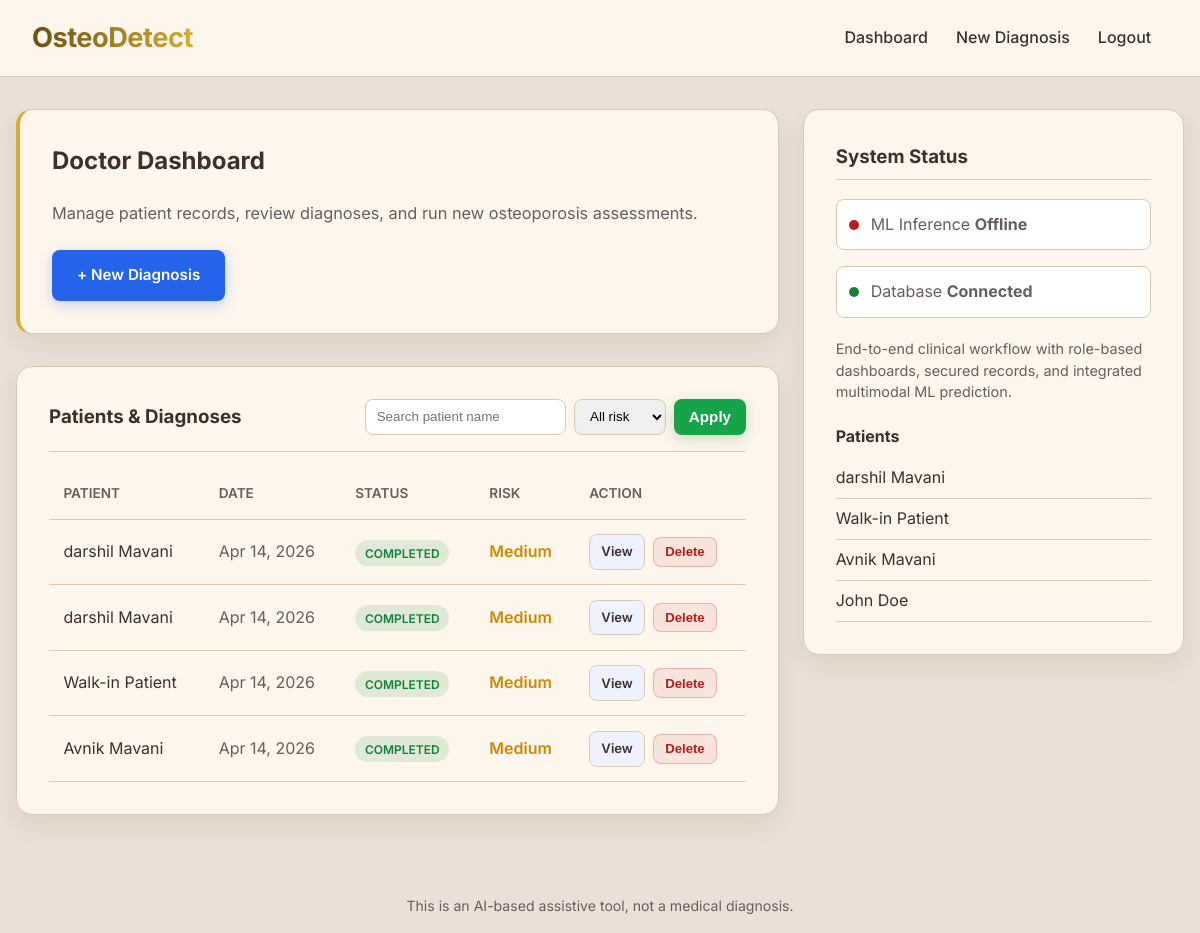
Screenshot of / (signed in) with the database file from the repository.
### diagnostics/models.py (models this page shows, shortened)
class DiagnosisRecord(models.Model):
    class Status(models.TextChoices):
        PENDING = 'PENDING', 'Pending Analysis'
        PROCESSING = 'PROCESSING', 'Processing'
        COMPLETED = 'COMPLETED', 'Completed'
        FAILED = 'FAILED', 'Failed'
    class RiskLevel(models.TextChoices):
        LOW = 'LOW', 'Low Risk'
        MEDIUM = 'MEDIUM', 'Medium Risk'
        HIGH = 'HIGH', 'High Risk'
    id = models.UUIDField(primary_key=True, default=uuid.uuid4, editable=False)
    patient = models.ForeignKey(Patient, on_delete=models.CASCADE, related_name='diagnoses')
    doctor = models.ForeignKey(settings.AUTH_USER_MODEL, on_delete=models.SET_NULL, null=True)
    xray_image = models.ImageField(upload_to='xrays/')
    identifier_1 = models.CharField(max_length=100, blank=True, null=True)
    spine_scandate = models.DateField(blank=True, null=True)
    spine_bmd = models.FloatField(blank=True, null=True)
    spine_tscore = models.FloatField(blank=True, null=True)
    hip_scandate = models.DateField(blank=True, null=True)
    hip_bmd = models.FloatField(blank=True, null=True)
    hip_tscore = models.FloatField(blank=True, null=True)
    hipneck_scandate = models.DateField(blank=True, null=True)
    hipneck_bmd = models.FloatField(blank=True, null=True)
    hipneck_tscore = models.FloatField(blank=True, null=True)
    birthdate = models.DateField(blank=True, null=True)
    age_category = models.CharField(max_length=50, blank=True, null=True)
    height = models.FloatField(blank=True, null=True)
    menopause_year = models.IntegerField(blank=True, null=True)
    smoking_status = models.CharField(max_length=50, blank=True, null=True)
    physical_activity_leval = models.CharField(max_length=50, blank=True, null=True)
    diet_plan = models.CharField(max_length=50, blank=True, null=True)
    alcohol_intake = models.CharField(max_length=50, blank=True, null=True)
    pred_class = models.CharField(max_length=50, blank=True, null=True)
    confidence_score = models.FloatField(blank=True, null=True)
    risk_level = models.CharField(max_length=20, choices=RiskLevel.choices, blank=True, null=True)
    heatmap_image = models.ImageField(upload_to='heatmaps/', blank=True, null=True)
    status = models.CharField(max_length=20, choices=Status.choices, default=Status.PENDING)
    error_message = models.TextField(blank=True, null=True)
    created_at = models.DateTimeField(auto_now_add=True)
    updated_at = models.DateTimeField(auto_now=True)
    class Meta:
        ordering = ['-created_at']
        indexes = [
            models.Index(fields=['patient', 'created_at']),
            models.Index(fields=['status']),
        ]

### patients/models.py (models this page shows, shortened)
class Patient(models.Model):
    id = models.UUIDField(primary_key=True, default=uuid.uuid4, editable=False)
    user = models.OneToOneField(settings.AUTH_USER_MODEL, on_delete=models.CASCADE, related_name='patient_profile', null=True, blank=True)
    created_by = models.ForeignKey(settings.AUTH_USER_MODEL, on_delete=models.CASCADE, related_name='created_patients')
    first_name = models.CharField(max_length=100)
    last_name = models.CharField(max_length=100)
    date_of_birth = models.DateField()
    gender = models.CharField(max_length=20, choices=[('M', 'Male'), ('F', 'Female'), ('O', 'Other')])
    contact_info = models.CharField(max_length=255, blank=True)
    baseline_calcium_intake = models.CharField(max_length=50, default='Unknown')
    medical_history_notes = models.TextField(blank=True, null=True)
    created_at = models.DateTimeField(auto_now_add=True)
    updated_at = models.DateTimeField(auto_now=True)
    class Meta:
        indexes = [
            models.Index(fields=['id']),
            models.Index(fields=['created_by']),
        ]

### diagnostics/views.py (the view, shortened to what this page needs)
# urls.py: path('', DashboardView.as_view(), name='dashboard'),
class DashboardView(LoginRequiredMixin, TemplateView):
    def get_template_names(self):
        if self.request.user.role == 'PATIENT':
            return ['diagnostics/patient_dashboard.html']
        return ['diagnostics/home.html']
    def get_context_data(self, **kwargs):
        context = super().get_context_data(**kwargs)
        user = self.request.user
        search_query = self.request.GET.get('q', '').strip()
        risk_filter = self.request.GET.get('risk', '').strip()
        context['ml_service_online'] = MLClient.health_check()
        context['search_query'] = search_query
        context['risk_filter'] = risk_filter
        if user.role == 'DOCTOR':
            patients_qs = Patient.objects.all().order_by('-created_at')
            diagnoses_qs = DiagnosisRecord.objects.select_related('patient', 'doctor').all().order_by('-created_at')
            if risk_filter in {'LOW', 'MEDIUM', 'HIGH'}:
                diagnoses_qs = diagnoses_qs.filter(risk_level=risk_filter)
            context['patients'] = patients_qs[:10]
            context['recent_diagnoses'] = diagnoses_qs[:10]
        else:
            context['patients'] = Patient.objects.all().order_by('-created_at')[:5]
            context['recent_diagnoses'] = DiagnosisRecord.objects.all().order_by('-created_at')[:5]
        return context

### templates/diagnostics/home.html (shortened to what this page needs)
{% extends 'base.html' %}
{% block content %}
<div class="page-grid">
    <div>
        <div class="card" style="border-left: 4px solid var(--highlight-color);">
            <h2 style="margin-top: 0;">Doctor Dashboard</h2>
            <p class="text-muted" style="font-size: 1.02rem;">Manage patient records, review diagnoses, and run new osteoporosis assessments.</p>
            <a href="{% url 'diagnosis_create' %}" class="btn btn-primary" style="margin-top: 0.5rem;">+ New Diagnosis</a>
        </div>
        <div class="card">
            <div class="page-header" style="margin-bottom: 1rem;">
                <h3 style="margin: 0;">Patients & Diagnoses</h3>
                <form method="get" style="display:flex; gap:0.5rem; flex-wrap:wrap;">
                    <input type="text" name="q" value="{{ search_query }}" placeholder="Search patient name" style="padding:0.55rem 0.7rem; border:1px solid var(--border-color); border-radius:8px;">
                    <select name="risk" style="padding:0.55rem 0.7rem; border:1px solid var(--border-color); border-radius:8px;">
                        <option value="">All risk</option>
                    </select>
                    <button type="submit" class="btn btn-success" style="padding:0.55rem 0.85rem;">Apply</button>
                </form>
            </div>
            {% if recent_diagnoses %}
                <div style="overflow-x: auto;">
                <table style="width: 100%; text-align: left; border-collapse: separate; border-spacing: 0;">
                    <thead>
                        <tr>
                            <th style="padding: 0.9rem; color: var(--text-muted); font-weight: 600; font-size: 0.85rem; text-transform: uppercase; border-bottom: 1px solid var(--border-color);">Patient</th>
                            <th style="padding: 0.9rem; color: var(--text-muted); font-weight: 600; font-size: 0.85rem; text-transform: uppercase; border-bottom: 1px solid var(--border-color);">Date</th>
                            <th style="padding: 0.9rem; color: var(--text-muted); font-weight: 600; font-size: 0.85rem; text-transform: uppercase; border-bottom: 1px solid var(--border-color);">Status</th>
                            <th style="padding: 0.9rem; color: var(--text-muted); font-weight: 600; font-size: 0.85rem; text-transform: uppercase; border-bottom: 1px solid var(--border-color);">Risk</th>
                            <th style="padding: 0.9rem; color: var(--text-muted); font-weight: 600; font-size: 0.85rem; text-transform: uppercase; border-bottom: 1px solid var(--border-color);">Action</th>
                        </tr>
                    </thead>
                    <tbody>
                        {% for record in recent_diagnoses %}
                        <tr style="transition: background-color 0.2s ease;">
                            <td style="padding: 0.9rem; border-bottom: 1px solid var(--border-color);">{{ record.patient.first_name }} {{ record.patient.last_name }}</td>
                            <td style="padding: 0.9rem; border-bottom: 1px solid var(--border-color);" class="text-muted">{{ record.created_at|date:"M d, Y" }}</td>
                            <td style="padding: 0.9rem; border-bottom: 1px solid var(--border-color);">
                                <span style="font-size: 0.75rem; padding: 0.35rem 0.6rem; border-radius: 20px; background-color: {% if record.status == 'COMPLETED' %}rgba(21,128,61,0.12){% else %}rgba(185,28,28,0.12){% endif %}; color: {% if record.status == 'COMPLETED' %}var(--success){% else %}var(--danger){% endif %}; font-weight: 600;">
                                    {{ record.status }}
                                </span>
                            </td>
                            <td style="padding: 0.9rem; border-bottom: 1px solid var(--border-color);">
                                {% if record.risk_level == 'HIGH' %}<span style="color: var(--danger); font-weight: 600;">High</span>
                                {% elif record.risk_level == 'MEDIUM' %}<span style="color: var(--warning); font-weight: 600;">Medium</span>
                                {% elif record.risk_level == 'LOW' %}<span style="color: var(--highlight-color); font-weight: 600;">Low</span>
                                {% else %}<span style="color: var(--text-muted); font-weight: 600;">Pending</span>{% endif %}
                            </td>
                            <td style="padding: 0.9rem; border-bottom: 1px solid var(--border-color); display: flex; gap: 0.5rem; align-items: center;">
                                <a href="{% url 'diagnosis_detail' record.id %}" class="btn btn-secondary" style="padding: 0.4rem 0.7rem; font-size: 0.82rem;">View</a>
                                <form action="{% url 'diagnosis_delete' record.id %}" method="post" style="display:inline;">
                                    <button type="submit" class="btn" style="padding: 0.4rem 0.7rem; font-size: 0.82rem; background: rgba(185, 28, 28, 0.08); border: 1px solid rgba(185, 28, 28, 0.25); color: var(--danger);" title="Delete Record" onclick="return confirm('Delete this diagnosis record permanently?');">Delete</button>
                                </form>
                            </td>
                        </tr>
                        {% endfor %}
                    </tbody>
                </table>
                </div>
            {% else %}
                <p style="color: var(--text-muted); font-style: italic; background: #fff; padding: 1rem; border-radius: 8px; text-align: center;">No recent diagnoses found.</p>
            {% endif %}
        </div>
    </div>
    <div>
        <div class="card">
            <h3 style="margin-top: 0; margin-bottom: 1.2rem; border-bottom: 1px solid var(--border-color); padding-bottom: 0.45rem;">System Status</h3>
            <div style="display: flex; align-items: center; margin-bottom: 1rem; background: #fff; padding: 0.75rem; border-radius: 8px; border:1px solid var(--border-color);">
                <div style="width: 10px; height: 10px; border-radius: 50%; background-color: {% if ml_service_online %}var(--success){% else %}var(--danger){% endif %}; margin-right: 0.75rem;"></div>
                <span class="text-muted">ML Inference <strong style="margin-left: auto;">{% if ml_service_online %}Online{% else %}Offline{% endif %}</strong></span>
            </div>
            <div style="display: flex; align-items: center; background: #fff; padding: 0.75rem; border-radius: 8px; border:1px solid var(--border-color);">
                <div style="width: 10px; height: 10px; border-radius: 50%; background-color: var(--success); margin-right: 0.75rem;"></div>
                <span class="text-muted">Database <strong style="margin-left: auto;">Connected</strong></span>
            </div>
            <p style="font-size: 0.9rem; color: var(--text-muted); margin-top: 1.25rem; line-height: 1.5;">
                End-to-end clinical workflow with role-based dashboards, secured records, and integrated multimodal ML prediction.
            </p>
            <h4 style="margin-bottom: 0.5rem;">Patients</h4>
            <ul style="list-style:none; padding:0; margin:0;">
                {% for patient in patients %}
                <li style="padding: 0.45rem 0; border-bottom: 1px solid var(--border-color);">
                    <a href="{% url 'patient_history' patient.id %}" style="color: var(--text-color); text-decoration: none;">
                        {{ patient.first_name }} {{ patient.last_name }}
                    </a>
                </li>
                {% empty %}
                <li class="text-muted">No patients found.</li>
                {% endfor %}
            </ul>
        </div>
    </div>
</div>
{% endblock %}

### templates/base.html (shortened to what this page needs)
{% load i18n %}
<!DOCTYPE html>
<html lang="en">
<head>
</head>
<body>
    <nav class="navbar">
        <h1>{% trans "OsteoDetect" %}</h1>
        <div class="nav-links">
            {% if user.is_authenticated %}
            <a href="{% url 'dashboard' %}">{% trans "Dashboard" %}</a>
            {% if user.role == 'DOCTOR' %}
            <a href="{% url 'diagnosis_create' %}">{% trans "New Diagnosis" %}</a>
            {% elif user.role == 'PATIENT' %}
            <a href="{% url 'diagnosis_create' %}">{% trans "Upload Scan" %}</a>
            {% endif %}
            <a href="{% url 'logout' %}">{% trans "Logout" %}</a>
            {% else %}
            <a href="{% url 'login' %}">{% trans "Login" %}</a>
            <a href="{% url 'register' %}">{% trans "Register" %}</a>
            {% endif %}
        </div>
    </nav>
    <main class="container">
        {% block content %}{% endblock %}
    </main>
    <footer style="padding: 1rem; text-align: center; color: var(--text-muted); font-size: 0.88rem;">
        This is an AI-based assistive tool, not a medical diagnosis.
    </footer>
</body>
</html>

### rows the page displays
DiagnosisRecord: patient.first_name "darshil", patient.last_name "Mavani", created_at "Apr 14, 2026", status "COMPLETED", risk_level "Medium"
DiagnosisRecord: patient.first_name "darshil", patient.last_name "Mavani", created_at "Apr 14, 2026", status "COMPLETED", risk_level "Medium"
DiagnosisRecord: patient.first_name "Walk-in", patient.last_name "Patient", created_at "Apr 14, 2026", status "COMPLETED", risk_level "Medium"
DiagnosisRecord: patient.first_name "Avnik", patient.last_name "Mavani", created_at "Apr 14, 2026", status "COMPLETED", risk_level "Medium"
Patient: first_name "darshil", last_name "Mavani"
Patient: first_name "Walk-in", last_name "Patient"
Patient: first_name "Avnik", last_name "Mavani"
Patient: first_name "John", last_name "Doe"
